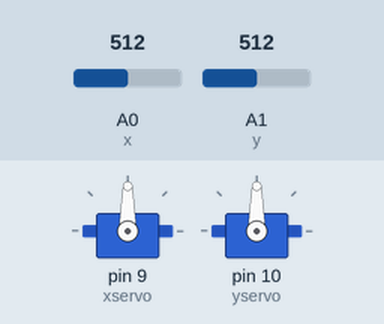
Simulated run of this sketch. Board: Arduino Uno, built with avr-gcc and run on an emulated ATmega328P. Shown: 2 × servo. The test bench sets the inputs (shaded band); at power-on: A0 (x) = 512, A1 (y) = 512.

Above: at 1.2 s.
1.3 s: A0 (x) set to 716
At 2.3 s:
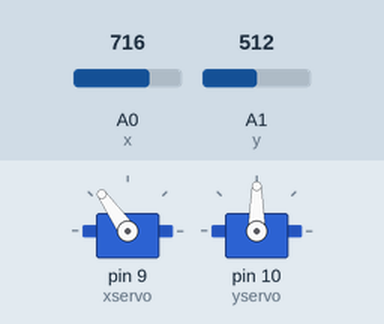
2.8 s: A1 (y) set to 716
At 4.0 s:
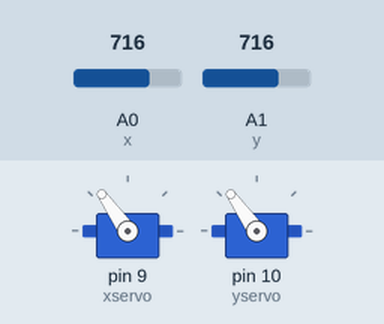
4.3 s: A0 (x) set to 900
At 5.3 s:
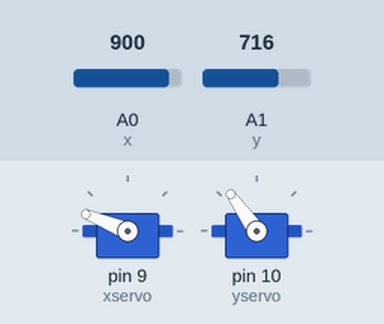
5.8 s: A1 (y) set to 900
At 6.4 s:
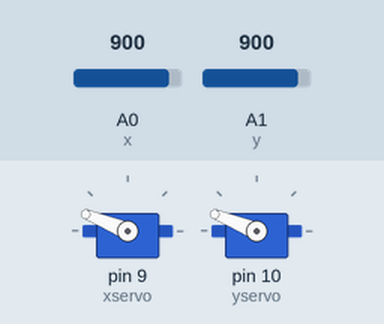
7.3 s: A0 (x) set to 1023
At 7.6 s:
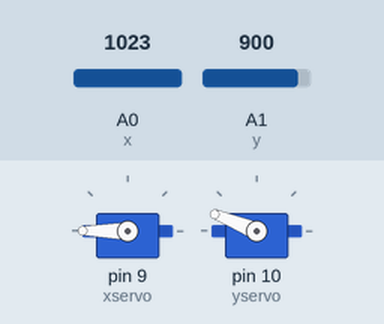
8.8 s: A1 (y) set to 1023
At 9.9 s:
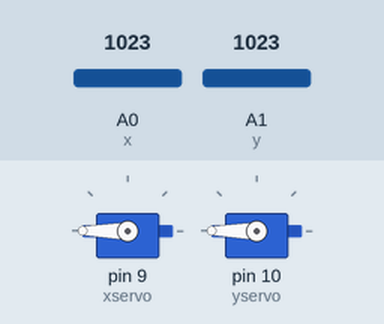
Timing chart, 0 to 11.3 s (numbered marks = the images above; inputs shaded):
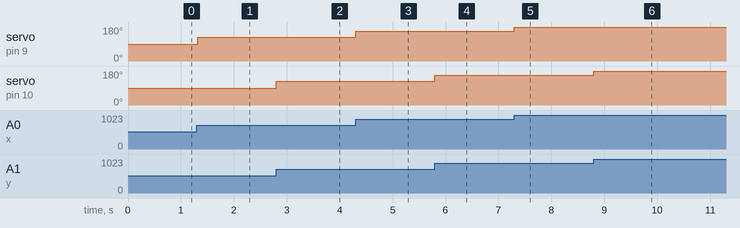

The sketch:

Servo_Motor_.ino
```cpp
#include <Servo.h>

Servo xservo;
Servo yservo;

int x = A0;
int y = A1;

int xval = 0;
int yval = 0;

int xangle = 0;
int yangle = 0;

void setup() {

  xservo.attach(9);
  yservo.attach(10);

}


void loop() {

  xval = analogRead(x);            // reads the value of the potentiometer (value between 0 and 1023)

  yval = analogRead(y);

  xval = map(xval, 0, 1023, 0, 180);     // scale it to use it with the servo (value between 0 and 180)

  yval = map(yval, 0, 1023, 0, 180);

  xservo.write(xval);

  yservo.write(yval);

  delay(15);

}
```

Measured:
- after the input at 1.3 s, servo on pin 9 (xservo): 90° → 125° at once
- after the input at 2.8 s, servo on pin 10 (yservo): 90° → 125° at once
- after the input at 4.3 s, servo on pin 9 (xservo): 125° → 158° at once
- after the input at 5.8 s, servo on pin 10 (yservo): 125° → 158° at once
- after the input at 7.3 s, servo on pin 9 (xservo): 158° → 180° at once
- after the input at 8.8 s, servo on pin 10 (yservo): 158° → 180° at once
